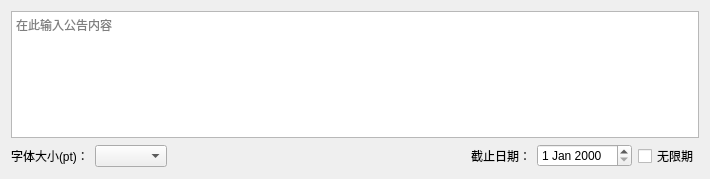
<?xml version="1.0" encoding="UTF-8"?>
<ui version="4.0">
 <class>NoticesCellWidget</class>
 <widget class="QWidget" name="NoticesCellWidget">
  <property name="geometry">
   <rect>
    <x>0</x>
    <y>0</y>
    <width>710</width>
    <height>179</height>
   </rect>
  </property>
  <layout class="QGridLayout" name="gridLayout">
   <item row="1" column="1">
    <widget class="QComboBox" name="comboBox"/>
   </item>
   <item row="1" column="4">
    <widget class="QDateEdit" name="dateEdit"/>
   </item>
   <item row="1" column="3">
    <widget class="QLabel" name="labelDate">
     <property name="text">
      <string>截止日期：</string>
     </property>
    </widget>
   </item>
   <item row="1" column="0">
    <widget class="QLabel" name="labelFontSize">
     <property name="text">
      <string>字体大小(pt)：</string>
     </property>
    </widget>
   </item>
   <item row="0" column="0" colspan="6">
    <widget class="QTextEdit" name="textEdit">
     <property name="html">
      <string>&lt;!DOCTYPE HTML PUBLIC &quot;-//W3C//DTD HTML 4.0//EN&quot; &quot;http://www.w3.org/TR/REC-html40/strict.dtd&quot;&gt;
&lt;html&gt;&lt;head&gt;&lt;meta name=&quot;qrichtext&quot; content=&quot;1&quot; /&gt;&lt;style type=&quot;text/css&quot;&gt;
p, li { white-space: pre-wrap; }
&lt;/style&gt;&lt;/head&gt;&lt;body style=&quot; font-family:'SimSun'; font-size:9pt; font-weight:400; font-style:normal;&quot;&gt;
&lt;p style=&quot;-qt-paragraph-type:empty; margin-top:0px; margin-bottom:0px; margin-left:0px; margin-right:0px; -qt-block-indent:0; text-indent:0px;&quot;&gt;&lt;br /&gt;&lt;/p&gt;&lt;/body&gt;&lt;/html&gt;</string>
     </property>
     <property name="acceptRichText">
      <bool>false</bool>
     </property>
     <property name="placeholderText">
      <string>在此输入公告内容</string>
     </property>
    </widget>
   </item>
   <item row="1" column="5">
    <widget class="QCheckBox" name="checkBox">
     <property name="text">
      <string>无限期</string>
     </property>
    </widget>
   </item>
   <item row="1" column="2">
    <spacer name="horizontalSpacer">
     <property name="orientation">
      <enum>Qt::Horizontal</enum>
     </property>
     <property name="sizeHint" stdset="0">
      <size>
       <width>40</width>
       <height>20</height>
      </size>
     </property>
    </spacer>
   </item>
  </layout>
 </widget>
 <resources/>
 <connections>
  <connection>
   <sender>textEdit</sender>
   <signal>textChanged()</signal>
   <receiver>NoticesCellWidget</receiver>
   <slot>onTextChanged()</slot>
   <hints>
    <hint type="sourcelabel">
     <x>257</x>
     <y>52</y>
    </hint>
    <hint type="destinationlabel">
     <x>316</x>
     <y>178</y>
    </hint>
   </hints>
  </connection>
  <connection>
   <sender>comboBox</sender>
   <signal>currentIndexChanged(int)</signal>
   <receiver>NoticesCellWidget</receiver>
   <slot>changeFontPtSize(int)</slot>
   <hints>
    <hint type="sourcelabel">
     <x>242</x>
     <y>162</y>
    </hint>
    <hint type="destinationlabel">
     <x>486</x>
     <y>178</y>
    </hint>
   </hints>
  </connection>
  <connection>
   <sender>checkBox</sender>
   <signal>clicked(bool)</signal>
   <receiver>labelDate</receiver>
   <slot>setDisabled(bool)</slot>
   <hints>
    <hint type="sourcelabel">
     <x>662</x>
     <y>158</y>
    </hint>
    <hint type="destinationlabel">
     <x>386</x>
     <y>156</y>
    </hint>
   </hints>
  </connection>
  <connection>
   <sender>checkBox</sender>
   <signal>clicked(bool)</signal>
   <receiver>dateEdit</receiver>
   <slot>setDisabled(bool)</slot>
   <hints>
    <hint type="sourcelabel">
     <x>646</x>
     <y>147</y>
    </hint>
    <hint type="destinationlabel">
     <x>549</x>
     <y>153</y>
    </hint>
   </hints>
  </connection>
  <connection>
   <sender>dateEdit</sender>
   <signal>dateChanged(QDate)</signal>
   <receiver>NoticesCellWidget</receiver>
   <slot>onDateChanged()</slot>
   <hints>
    <hint type="sourcelabel">
     <x>539</x>
     <y>142</y>
    </hint>
    <hint type="destinationlabel">
     <x>535</x>
     <y>271</y>
    </hint>
   </hints>
  </connection>
  <connection>
   <sender>checkBox</sender>
   <signal>clicked()</signal>
   <receiver>NoticesCellWidget</receiver>
   <slot>onDateChanged()</slot>
   <hints>
    <hint type="sourcelabel">
     <x>641</x>
     <y>147</y>
    </hint>
    <hint type="destinationlabel">
     <x>638</x>
     <y>328</y>
    </hint>
   </hints>
  </connection>
 </connections>
 <slots>
  <slot>onTextChanged()</slot>
  <slot>changeFontPtSize(int)</slot>
  <slot>onDateChanged()</slot>
 </slots>
</ui>
